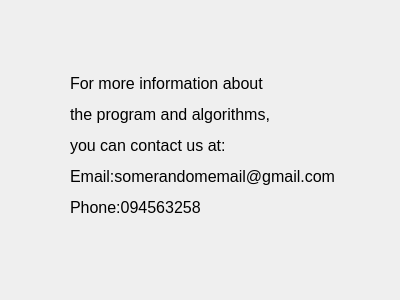
<?xml version="1.0" encoding="UTF-8"?>
<ui version="4.0">
 <class>Dialog_contact</class>
 <widget class="QDialog" name="Dialog_contact">
  <property name="geometry">
   <rect>
    <x>0</x>
    <y>0</y>
    <width>400</width>
    <height>300</height>
   </rect>
  </property>
  <property name="windowTitle">
   <string>Dialog</string>
  </property>
  <widget class="QLabel" name="label">
   <property name="geometry">
    <rect>
     <x>70</x>
     <y>40</y>
     <width>281</width>
     <height>211</height>
    </rect>
   </property>
   <property name="styleSheet">
    <string notr="true">font-size:16px;</string>
   </property>
   <property name="text">
    <string>&lt;html&gt;&lt;head/&gt;&lt;body&gt;&lt;p&gt;For more information about &lt;/p&gt;&lt;p&gt;the program and algorithms, &lt;/p&gt;&lt;p&gt;you can contact us at:&lt;/p&gt;&lt;p&gt;Email:somerandomemail@gmail.com &lt;/p&gt;&lt;p&gt;Phone:094563258&lt;/p&gt;&lt;/body&gt;&lt;/html&gt;</string>
   </property>
  </widget>
 </widget>
 <resources/>
 <connections/>
</ui>
